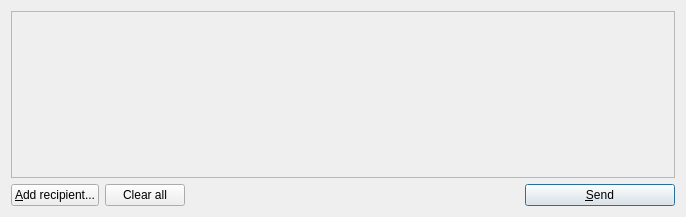
<?xml version="1.0" encoding="UTF-8"?>
<ui version="4.0">
 <class>SendCoinsDialog</class>
 <widget class="QDialog" name="SendCoinsDialog">
  <property name="geometry">
   <rect>
    <x>0</x>
    <y>0</y>
    <width>686</width>
    <height>217</height>
   </rect>
  </property>
  <property name="windowTitle">
   <string>Send Coins</string>
  </property>
  <layout class="QVBoxLayout" name="verticalLayout">
   <item>
    <widget class="QScrollArea" name="scrollArea">
     <property name="widgetResizable">
      <bool>true</bool>
     </property>
     <widget class="QWidget" name="scrollAreaWidgetContents">
      <property name="geometry">
       <rect>
        <x>0</x>
        <y>0</y>
        <width>664</width>
        <height>161</height>
       </rect>
      </property>
      <layout class="QVBoxLayout" name="verticalLayout_2">
       <property name="margin">
        <number>0</number>
       </property>
       <item>
        <layout class="QVBoxLayout" name="entries">
         <property name="spacing">
          <number>6</number>
         </property>
        </layout>
       </item>
       <item>
        <spacer name="verticalSpacer">
         <property name="orientation">
          <enum>Qt::Vertical</enum>
         </property>
         <property name="sizeHint" stdset="0">
          <size>
           <width>20</width>
           <height>40</height>
          </size>
         </property>
        </spacer>
       </item>
      </layout>
     </widget>
    </widget>
   </item>
   <item>
    <layout class="QHBoxLayout" name="horizontalLayout">
     <item>
      <widget class="QPushButton" name="addButton">
       <property name="toolTip">
        <string>Send to multiple recipients at once</string>
       </property>
       <property name="text">
        <string>&amp;Add recipient...</string>
       </property>
       <property name="icon">
        <iconset resource="../bitcoin.qrc">
         <normaloff>:/icons/add</normaloff>:/icons/add</iconset>
       </property>
      </widget>
     </item>
     <item>
      <widget class="QPushButton" name="clearButton">
       <property name="sizePolicy">
        <sizepolicy hsizetype="Minimum" vsizetype="Fixed">
         <horstretch>0</horstretch>
         <verstretch>0</verstretch>
        </sizepolicy>
       </property>
       <property name="toolTip">
        <string>Remove all transaction fields</string>
       </property>
       <property name="text">
        <string>Clear all</string>
       </property>
       <property name="icon">
        <iconset resource="../bitcoin.qrc">
         <normaloff>:/icons/remove</normaloff>:/icons/remove</iconset>
       </property>
       <property name="autoRepeatDelay">
        <number>300</number>
       </property>
      </widget>
     </item>
     <item>
      <layout class="QHBoxLayout" name="horizontalLayout_2">
       <property name="spacing">
        <number>3</number>
       </property>
      </layout>
     </item>
     <item>
      <spacer name="horizontalSpacer">
       <property name="orientation">
        <enum>Qt::Horizontal</enum>
       </property>
       <property name="sizeHint" stdset="0">
        <size>
         <width>40</width>
         <height>20</height>
        </size>
       </property>
      </spacer>
     </item>
     <item>
      <widget class="QPushButton" name="sendButton">
       <property name="minimumSize">
        <size>
         <width>150</width>
         <height>0</height>
        </size>
       </property>
       <property name="toolTip">
        <string>Confirm the send action</string>
       </property>
       <property name="text">
        <string>&amp;Send</string>
       </property>
       <property name="icon">
        <iconset resource="../bitcoin.qrc">
         <normaloff>:/icons/send</normaloff>:/icons/send</iconset>
       </property>
       <property name="default">
        <bool>true</bool>
       </property>
      </widget>
     </item>
    </layout>
   </item>
  </layout>
 </widget>
 <resources>
  <include location="../bitcoin.qrc"/>
 </resources>
 <connections/>
</ui>
